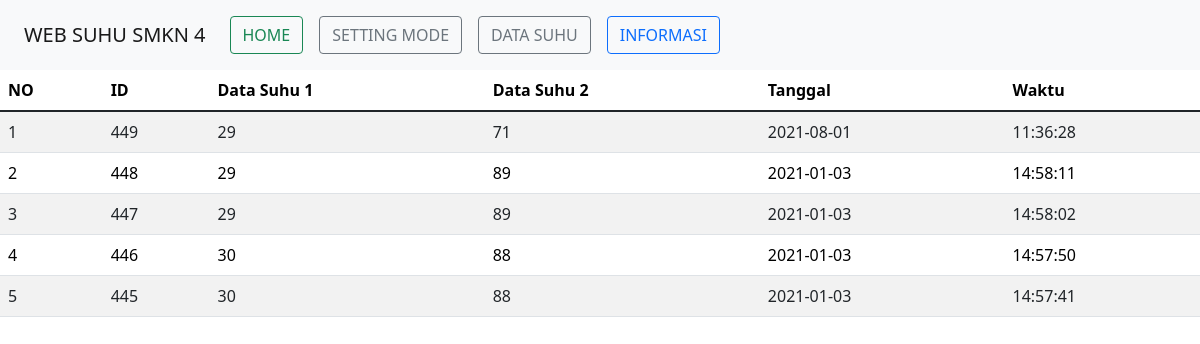
The page /datasuhu.php on the database its author committed.
### tables this page shows
CREATE TABLE `sensor` (
  `id` int(11) NOT NULL,
  `nilai_sensor1` int(11) NOT NULL,
  `nilai_sensor2` int(11) NOT NULL,
  `tgl` date NOT NULL,
  `waktu` time NOT NULL
);

### model_data.php (called while the page is built, shortened)
<?php
	class Model_data
	{
	var $con;
	var $result;
		function __construct()
		{
			include 'konek.php';
			$this->db = new konek();
			$this->con = $this->db->connect();
		}
		function GET()
		{
			$this->query=mysqli_query($this->con,"select * from sensor order by id desc");
			while ($this->data=mysqli_fetch_array($this->query)) {
				$this->result[]=$this->data;
			}
			return $this->result;
		}
	}
 ?>

### konek.php (called while the page is built, shortened)
<?php
class konek
{
	var $host="localhost";
	var $uname="root";
	var $pass="";
	var $db="websensor";
	function connect()
	{
		$this->connection = mysqli_connect($this->host, $this->uname, $this->pass, $this->db);
		return $this->connection;
	}
}
 ?>

### controller_data.php (called while the page is built, shortened)
<?php
	class Controller_data
	{
	var $Mdata;
		function __construct()
		{
			include 'model_data.php';
			$this->Mdata = new model_data();
		}
		function GetData_All()
		{
			return $this->Mdata->GET();
		}
	}
 ?>

### datasuhu.php (the view, shortened to what this page needs)
<?php
include 'controller_data.php';
$data = new controller_data();
$Getdata = $data->GetData_All();
 ?>
<!DOCTYPE html>
<html>
<head>
  <link href='../assets/css/bootstrap.css' rel='stylesheet' type='text/css'/>
  <link href="https://cdn.jsdelivr.net/npm/bootstrap@5.1.1/dist/css/bootstrap.min.css" rel="stylesheet">
  <link href="https://cdn.jsdelivr.net/npm/bootstrap@5.1.1/dist/css/bootstrap.min.css" rel="stylesheet">
</head>
<body>
  <nav class="navbar navbar-expand-lg navbar-light bg-light">
  <div class="container-fluid">
    <a class="navbar-brand" href="#">WEB SUHU SMKN 4</a>
    <div class="collapse navbar-collapse" id="navbarSupportedContent">
      <ul class="navbar-nav me-auto mb-2 mb-lg-0">
        <li class="nav-item">
          <a class="nav-link active" aria-current="page" href="index.php"><button class="btn btn-outline-success" type="submit">HOME</button></a>
        </li>
        <li class="nav-item">
          <a class="nav-link" href="mode.php"><button class="btn btn-outline-secondary" type="submit">SETTING MODE</button></a>
        </li>
        <li class="nav-item">
          <a class="nav-link" href="datasuhu.php"><button class="btn btn-outline-secondary" type="submit">DATA SUHU</button></a>
        </li>
        <li class="nav-item">
          <a class="nav-link" href="info.php"><button class="btn btn-outline-primary" type="submit">INFORMASI</button></a>
        </li>
      </ul>
    </div>
  </div>
  </nav>
<table class="table table-striped table-hover">
  <thead>
    <tr>
      <th scope="col">NO</th>
      <th scope="col">ID</th>
      <th scope="col">Data Suhu 1</th>
      <th scope="col">Data Suhu 2</th>
      <th scope="col">Tanggal</th>
      <th scope="col">Waktu</th>
    </tr>
  </thead>
  <tbody>
<?php
        if (isset($Getdata)) {
          $no = 1;
          foreach ($Getdata as $Get) {
            ?>
            <tr>
              <td><?php echo $no++; ?></td>
              <td><?php echo $Get['id']; ?></td>
              <td><?php echo $Get['nilai_sensor1']; ?></td>
              <td><?php echo $Get['nilai_sensor2']; ?></td>
              <td><?php echo $Get['tgl']; ?></td>
              <td><?php echo $Get['waktu']; ?></td>
            </tr>
            <?php
          }
        }
       ?>
  </tbody>
  </table>
</body>
</html>

### rows shown on the page
sensor: id "449", nilai_sensor1 "29", nilai_sensor2 "71", tgl "2021-08-01", waktu "11:36:28"
sensor: id "448", nilai_sensor1 "29", nilai_sensor2 "89", tgl "2021-01-03", waktu "14:58:11"
sensor: id "447", nilai_sensor1 "29", nilai_sensor2 "89", tgl "2021-01-03", waktu "14:58:02"
sensor: id "446", nilai_sensor1 "30", nilai_sensor2 "88", tgl "2021-01-03", waktu "14:57:50"
sensor: id "445", nilai_sensor1 "30", nilai_sensor2 "88", tgl "2021-01-03", waktu "14:57:41"
